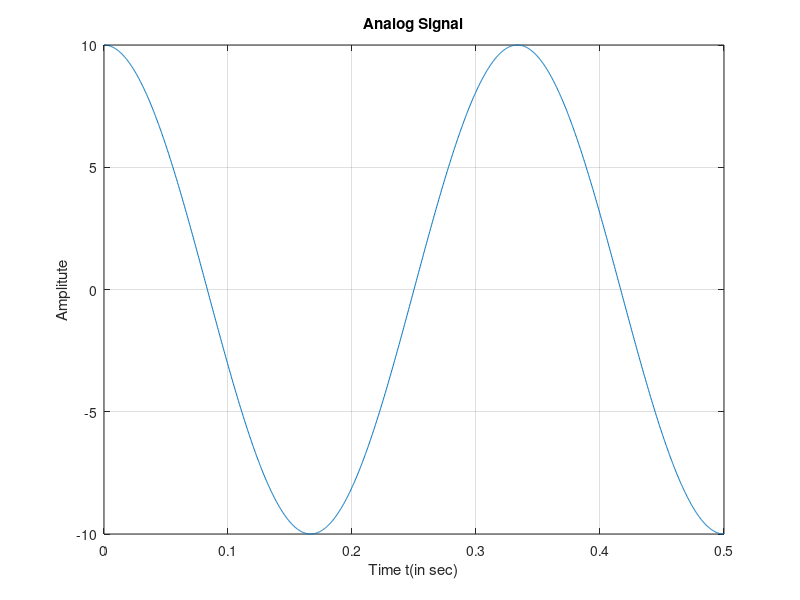
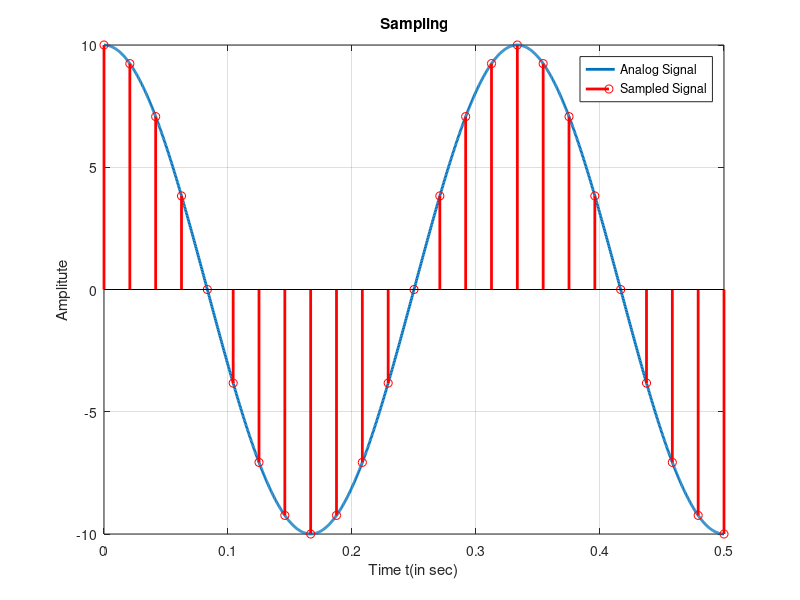
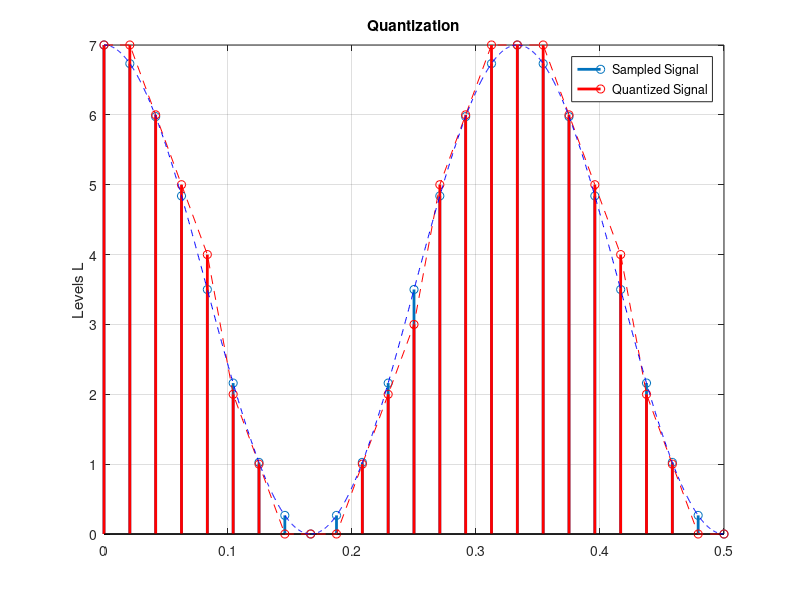
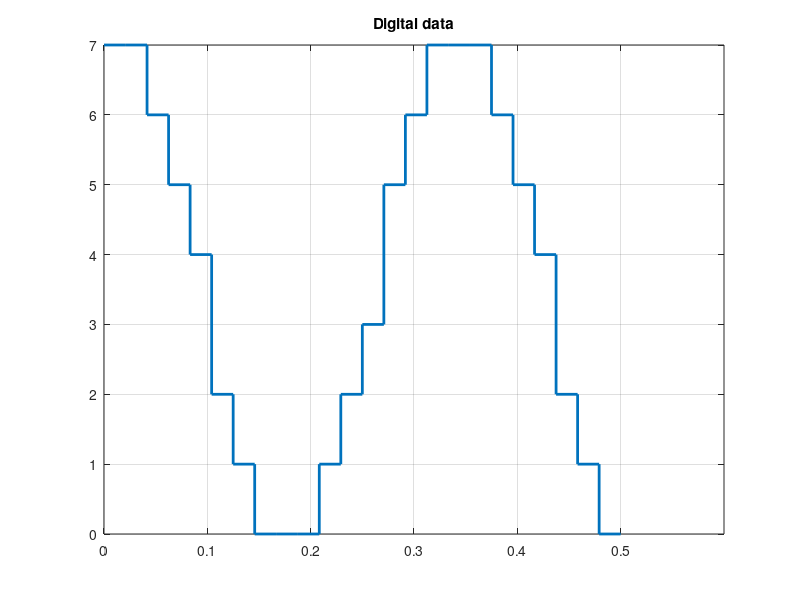

These figures' MATLAB source, in order:
%Convert Analog Signal to Digital Signal Using PCM
clc;
clear all;
A=10; fm=3; L=8;
n=log2(L);
k=input('Enter the last digit of ID No: ');
N=5*k;

%analog signal
t=0:1/(1000*fm):0.5;
x=A*cos(2*pi*fm*t);

figure(1)
plot(t,x)
title('Analog Signal')
ylabel('Amplitute')
xlabel('Time t(in sec)')
grid on

%---Sampling-----
ts=linspace(0,0.5,N);
xs=A*cos(2*pi*fm*ts);

figure(2)
plot(t,x,'linewidth',2)
title('Sampling')
ylabel('Amplitute')
xlabel('Time t(in sec)')
hold on
stem(ts,xs,'r','linewidth',2)
hold off
legend('Analog Signal','Sampled Signal');
grid on

%--Quantization---
x1=xs+A;
x1=x1/(2*A);
L=(-1+2^n);
x1=L*x1;
xq=round(x1);

figure(3)
stem(ts,x1,'linewidth',2)
title('Quantization')
ylabel('Levels L')
hold on
stem(ts,xq,'r','linewidth',2)
plot(ts,xq,'--r')
plot(t,(x+A)*L/(2*A),'--b')
grid on
hold off
legend('Sampled Signal','Quantized Signal');

%----Digital data----
fprintf('\n   Digital data \n');
for i=1:length(xq)
    d=dec2bin(xq(i),N);
    fprintf('      %s \n',d);
end
figure(4)
stairs(ts,xq,'linewidth',2);
title('Digital data')
axis([0 0.6,0 7]);
grid on;